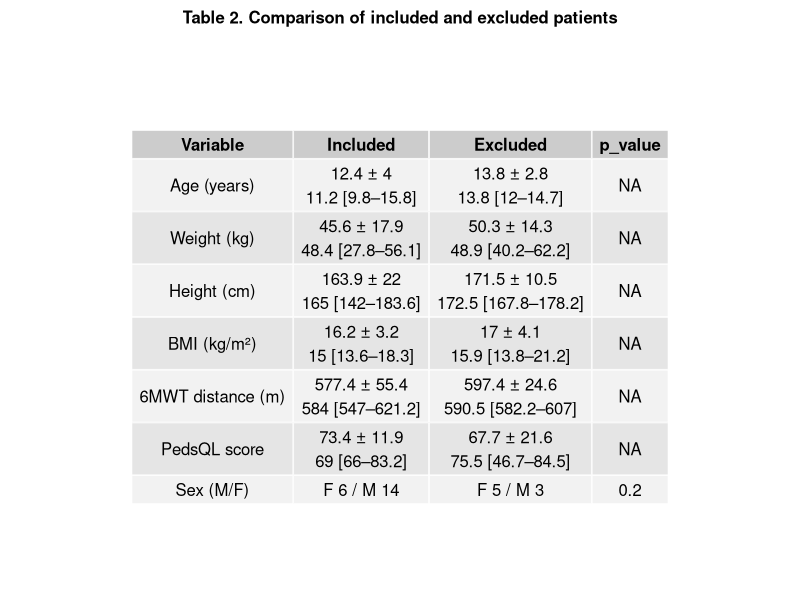

Write the R code that produced this figure.
## ---- chunk 1
knitr::opts_chunk$set(echo = TRUE, warning = FALSE, message = FALSE)
## ---- chunk 2
# Load package
library(readxl)

# Import datasets
included_data <- read_excel("data/data_clean.xlsx")
excluded_data <- read_excel("data/data_excluded.xlsx")

# Check structure
str(included_data)
str(excluded_data)
## ---- chunk 3
# Fix type for excluded data
excluded_data$`6minwt_distance_traveled_m_after` <- as.numeric(excluded_data$`6minwt_distance_traveled_m_after`)
excluded_data$vat_after <- as.numeric(excluded_data$vat_after)
excluded_data$pedsql_totalself_after <- as.numeric(excluded_data$pedsql_totalself_after)
## ---- chunk 4

# Load packages
library(gridExtra)
library(grid)

# Functions

# Mean ± SD
mean_sd <- function(x) {
  paste0(
    round(mean(x, na.rm = TRUE), 1), " ± ",
    round(sd(x, na.rm = TRUE), 1)
  )
}

# Median [IQR]
median_iqr <- function(x) {
  paste0(
    round(median(x, na.rm = TRUE), 1), " [",
    round(quantile(x, 0.25, na.rm = TRUE), 1), "–",
    round(quantile(x, 0.75, na.rm = TRUE), 1), "]"
  )
}

# Variables

vars <- c("age", "weight_kg", "height_cm", "bmi_kg_cm2",
          "6minwt_distance_traveled_m_before",
          "pedsql_totalself_before")

# Build clean table

table_final <- data.frame(
  Variable = vars,
  Included = paste0(
    sapply(included_data[vars], mean_sd), "\n",
    sapply(included_data[vars], median_iqr)
  ),
  Excluded = paste0(
    sapply(excluded_data[vars], mean_sd), "\n",
    sapply(excluded_data[vars], median_iqr)
  ),
  p_value = NA 
)

# Remove row names
rownames(table_final) <- NULL

# Rename variables 
table_final$Variable <- c(
  "Age (years)",
  "Weight (kg)",
  "Height (cm)",
  "BMI (kg/m²)",
  "6MWT distance (m)",
  "PedsQL score"
)

# Display table in RMarkdown
table_final


# ---- FISHER TEST (SEX) ----

fisher_test <- fisher.test(
  table(
    sexe = c(included_data$sexe, excluded_data$sexe),
    group = c(
      rep("Included", nrow(included_data)),
      rep("Excluded", nrow(excluded_data))
    )
  )
)

p_sexe <- round(fisher_test$p.value, 3)

# Counts
sexe_included <- table(included_data$sexe)
sexe_excluded <- table(excluded_data$sexe)

# Format text
sexe_included_txt <- paste(names(sexe_included), sexe_included, collapse = " / ")
sexe_excluded_txt <- paste(names(sexe_excluded), sexe_excluded, collapse = " / ")

# Add row to table
table_final <- rbind(
  table_final,
  data.frame(
    Variable = "Sex (M/F)",
    Included = sexe_included_txt,
    Excluded = sexe_excluded_txt,
    p_value = p_sexe,
    stringsAsFactors = FALSE
  )
)

# Display updated table
table_final

# Export to PDF

pdf("figures/Table_2_Comparison_Included_Excluded.pdf", width = 8, height = 7)

grid.arrange(
  textGrob(
    "Table 2. Comparison of included and excluded patients",
    gp = gpar(fontsize = 12, fontface = "bold")
  ),
  tableGrob(table_final, rows = NULL),
  ncol = 1,
  heights = c(0.3, 5) 
)
dev.off()
## ---- chunk 5

# Paired Wilcoxon test
wilcox_test <- wilcox.test(
  included_data$`6minwt_distance_traveled_m_before`,
  included_data$`6minwt_distance_traveled_m_after`,
  paired = TRUE
)

wilcox_test
